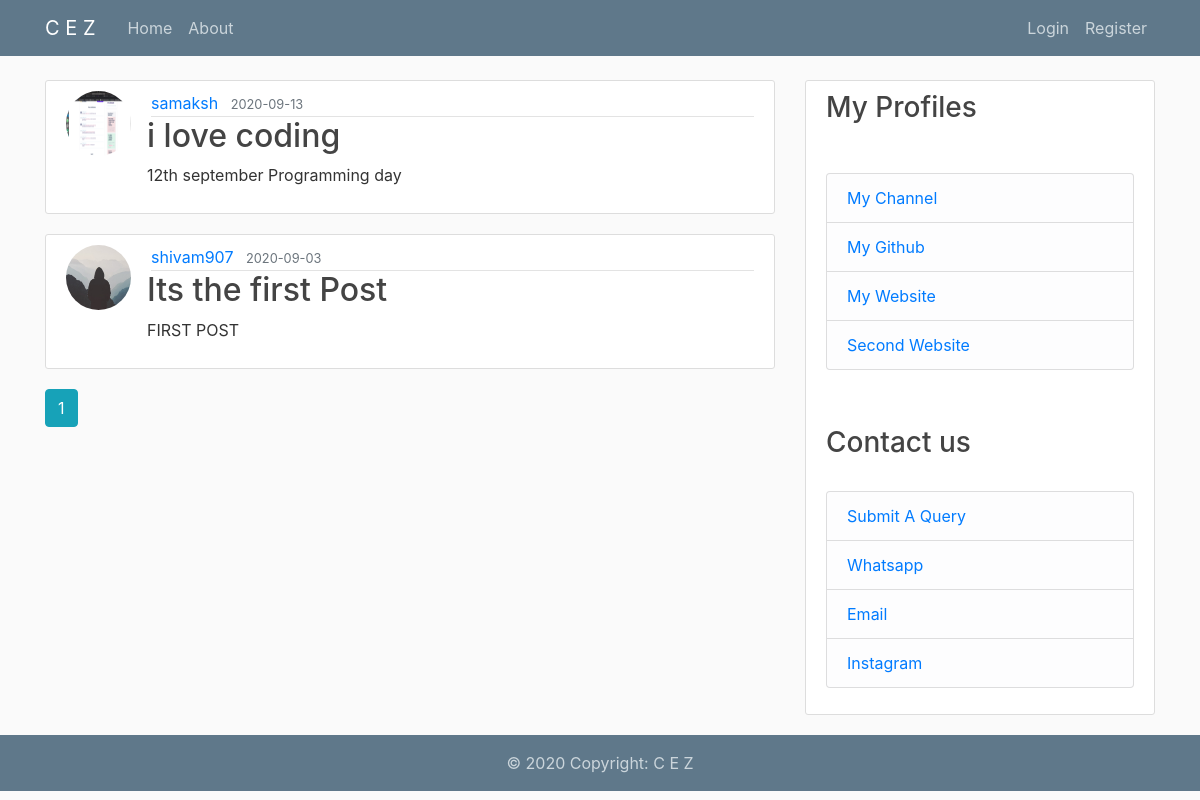
Page /home on the earlier database version.
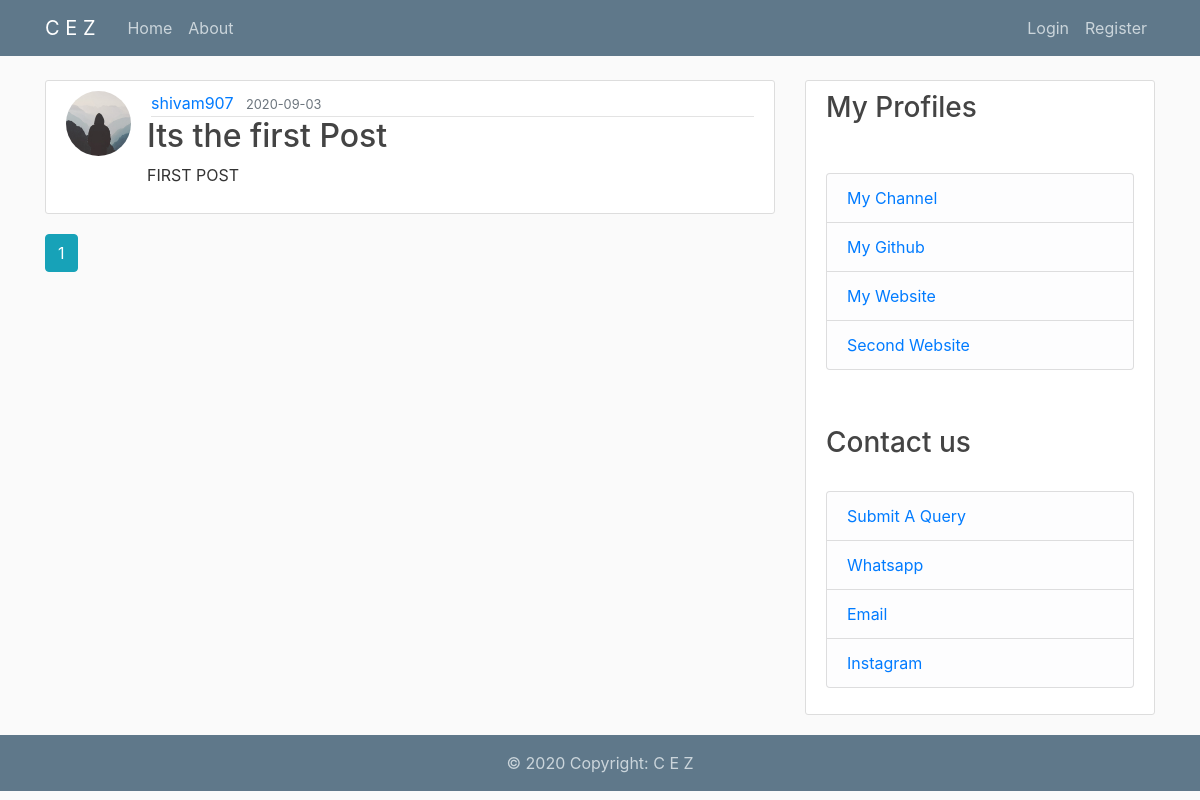
Same page on the later database version.
### flaskblog/models.py (models this page shows, shortened)
class Post(db.Model):
    id = db.Column(db.Integer, primary_key=True)
    title = db.Column(db.String(100), nullable=False)
    date_posted = db.Column(db.DateTime, nullable=False, default=datetime.utcnow)
    content = db.Column(db.Text, nullable=False)
    user_id = db.Column(db.Integer, db.ForeignKey('user.id'), nullable=False)

class User(db.Model, UserMixin):
    id = db.Column(db.Integer, primary_key=True)
    username = db.Column(db.String(20), unique=True, nullable=False)
    email = db.Column(db.String(120), unique=True, nullable=False)
    image_file = db.Column(db.String(20), nullable=False, default='default.jpg')
    img_file = db.Column(db.String(20))
    password = db.Column(db.String(60), nullable=False)
    posts = db.relationship('Post', backref='author', lazy=True)

### flaskblog/routes.py (the view)
@app.route("/")
@app.route("/home")
def home():
    page = request.args.get('page', 1, type=int)
    posts = Post.query.order_by(Post.date_posted.desc()).paginate(page=page, per_page=5)
    return render_template('home.html', posts=posts)

### flaskblog/templates/home.html
{% extends "layout.html" %}
{% block content %}
{% for post in posts.items %}
        <article class="media content-section">
          <img class="rounded-circle article-img" src="{{ url_for('static', filename='profile_pics/' + post.author.image_file) }}">
          <div class="media-body">
            <div class="article-metadata">
              <a class="mr-2" href="{{ url_for('user_posts', username=post.author.username) }}">{{ post.author.username }}</a>
              <small class="text-muted">{{ post.date_posted.strftime('%Y-%m-%d') }}</small>
            </div>
            <h2><a class="article-title" href="{{ url_for('post', post_id=post.id) }}">{{ post.title }}</a></h2>
            <p class="article-content">{{ post.content }}</p>
          </div>
        </article>
    {% endfor %}
    {% for page_num in posts.iter_pages(left_edge=1, right_edge=1, left_current=1, right_current=2) %}
      {% if page_num %}
        {% if posts.page == page_num %}
          <a class="btn btn-info mb-4" href="{{ url_for('home', page=page_num) }}">{{ page_num }}</a>
        {% else %}
          <a class="btn btn-outline-info mb-4" href="{{ url_for('home', page=page_num) }}">{{ page_num }}</a>
        {% endif %}
      {% else %}
        ...
      {% endif %}
    {% endfor %}
{% endblock content %}

### flaskblog/templates/layout.html (shortened to what this page needs)
<!DOCTYPE html>
<html>
<head>
    <link rel="stylesheet" href="https://maxcdn.bootstrapcdn.com/bootstrap/4.0.0/css/bootstrap.min.css">
    <link rel="stylesheet" type="text/css" href="{{ url_for('static', filename='main.css') }}">
</head>
<body>
    <header class="site-header">
        <nav class="navbar navbar-expand-md navbar-dark bg-steel fixed-top">
            <div class="container">
                <a class="navbar-brand mr-4" href="/">
                    C E Z</a>
                <div class="collapse navbar-collapse" id="navbarToggle">
                    <div class="navbar-nav mr-auto">
                        <a class="nav-item nav-link" href="{{ url_for('home') }}">Home</a>
                        <a class="nav-item nav-link" href="{{ url_for('about') }}">About</a>
                    </div>
                    <div class="navbar-nav">
                        {% if current_user.is_authenticated %}
                        <a class="nav-item nav-link" href="{{ url_for('new_post') }}">New Post</a>
                        <a class="nav-item nav-link" href="{{ url_for('account') }}">Profile</a>
                        <a class="nav-item nav-link" href="{{ url_for('logout') }}">Logout</a> {% else %}
                        <a class="nav-item nav-link" href="{{ url_for('login') }}">Login</a>
                        <a class="nav-item nav-link" href="{{ url_for('register') }}">Register</a> {% endif %}
                    </div>
                </div>
            </div>
        </nav>
    </header>
    <main role="main" class="container">
        <div class="row">
            <div class="col-md-8">
                 {% block content %}{% endblock %}
            </div>
            <div class="col-md-4">
                <div class="content-section">
                    <h3>My Profiles</h3><br>
                    <p class='text-muted'>
                        <ul class="list-group">
                            <li class="list-group-item list-group-item-light"><a href="https://www.youtube.com/creativeexpertz">My Channel</a></li>
                            <li class="list-group-item list-group-item-light"><a href="https://github.com/shivam907">My Github</a></li>
                            <li class="list-group-item list-group-item-light"><a href="{{ url_for('site') }}">My Website</a></li>
                            <li class="list-group-item list-group-item-light"><a href="https://techiecoder.com">Second Website</a></li>
                        </ul>
                    </p>
                    <br>
                    <p class='text-muted'>
                        <h3>Contact us</h3><br>
                        <ul class="list-group">
                            <li class="list-group-item list-group-item-light"><a href="{{ url_for('contact') }}">Submit A Query</a></li>
                            <li class="list-group-item list-group-item-light"><a href="http://wa.me/+918968969929">Whatsapp</a></li>
                            <li class="list-group-item list-group-item-light"><a href="mailto:shivam@cez.co.in">Email</a></li>
                            <li class="list-group-item list-group-item-light"><a href="https://instagram.com/creativeexpertz">Instagram</a></li>
                        </ul>
                    </p>
                </div>
            </div>
        </div>
    </main>
    <footer class="page-footer font-small blue" style="background-color: #5f788a">
        <div class="footer-copyright text-center py-3 fot">© 2020 Copyright:
            <a class="fotlink" href="https://cez.co.in/"> C E Z</a>
        </div>
    </footer>
</body>
</html>

### flaskblog/static/main.css (style rules this page uses)
body { background: #fafafa; color: #333333; margin-top: 5rem; }
h1, h2, h3, h4, h5, h6 { color: #444444; }
.bg-steel { background-color: #5f788a; }
.site-header .navbar-nav .nav-link { color: #cbd5db; }
.content-section { background: #ffffff; padding: 10px 20px; border: 1px solid #dddddd; border-radius: 3px; margin-bottom: 20px; }
.article-title { color: #444444; }
.article-content { white-space: pre-line; }
.article-img { height: 65px; width: 65px; margin-right: 16px; }
.article-metadata { padding-bottom: 1px; margin-left: 4px; border-bottom: 1px solid #e3e3e3 }
.fot { color: #cbd5db; }
.fotlink { color: #cbd5db; }

### flaskblog/templates/layout.html (style rules this page uses)
img { width: 40px; height: 40px; }

Differences in the rows shown:
removed Post: image_file (picture), author.username "samaksh", date_posted "2020-09-13", title "i love coding", content "12th september Programming day"
